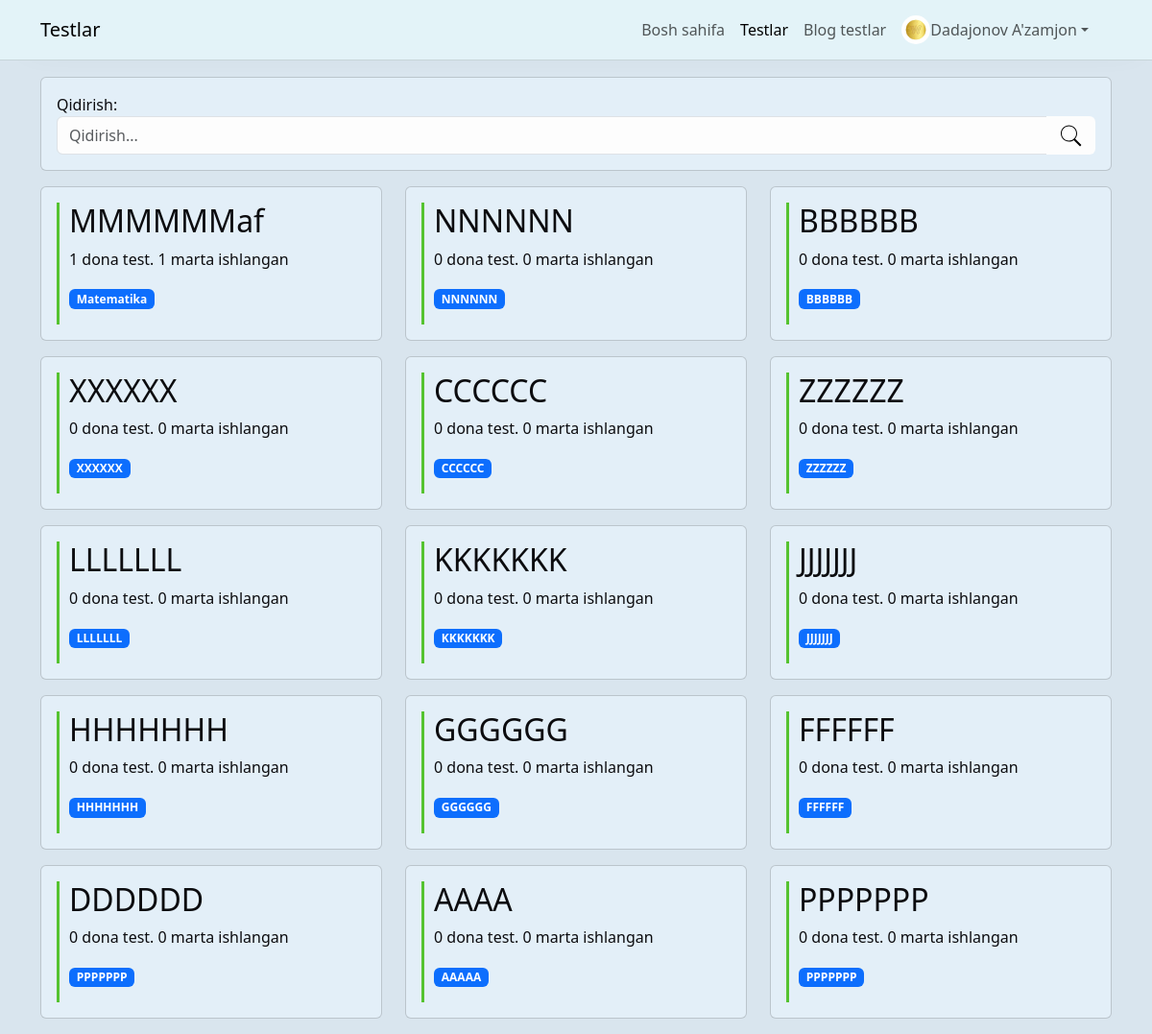
The app's page /tests/ (signed in), older data.
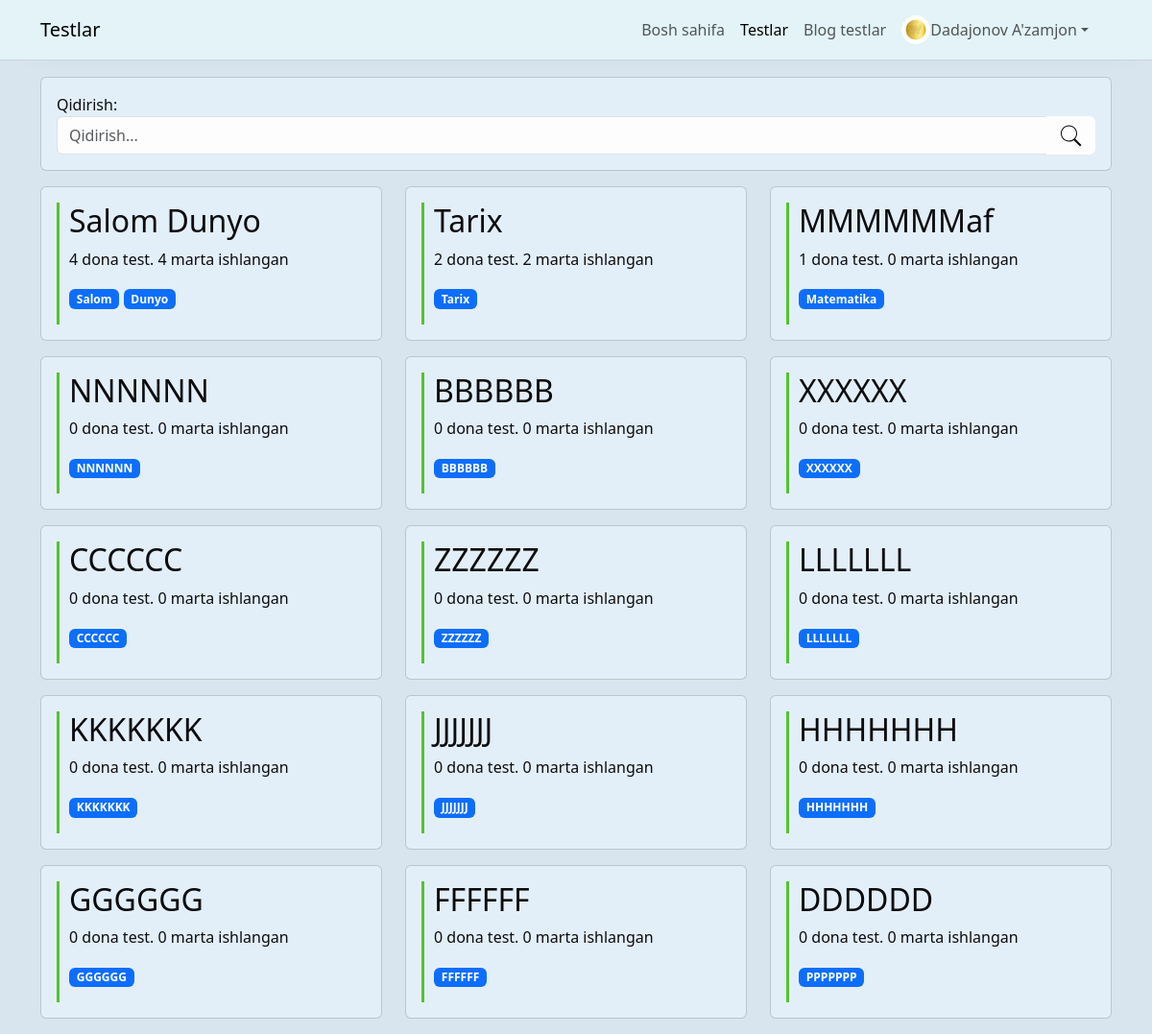
The same page, newer data.
### quizes/models.py (models this page shows, shortened)
class Quiz(models.Model):
    title = models.CharField(max_length=200)
    description = models.TextField()
    created_at = models.DateTimeField(auto_now_add=True)
    countinuis_time = models.TimeField()
    is_public = models.BooleanField(default=False)
    scince = models.TextField(max_length=200)
    docx_file = models.FileField(upload_to='quizes/docx_files', null=True, blank=True)
    def get_scinces(self):
        return self.scince.split()

### quizes/views.py (the view)
# urls.py: path('', views.quiz_list, name='all_quizes'),
def quiz_list(request):
    search = request.GET.get('search', '')
    quizzes = Quiz.objects.filter(Q(title__icontains=search) | Q(description__icontains=search)|Q(scince__icontains=search), is_public=True).order_by('-id')
    paginator = Paginator(quizzes, 15)
    page_number = request.GET.get('page', 1)
    try:
        page_obj = paginator.get_page(page_number)
    except:
        raise Http404("Page does not exist")
    return render(request, 'quizes/all.html', {'page_obj': page_obj,'search': search, 'is_page': request.GET.get('page', None)})

### quizes/models.py (called while the page is built)
    def time_token(self):
        return f"{(self.time//3600):02d}:{(self.time%3600//60):02d}:{(self.time%60):02d}"

### quizes/templatetags/get_results.py (called while the page is built)
@register.filter(name='get_results')
def get_results(test: Quiz, user:User):
    if user.is_anonymous:
        return []
    results = Result.objects.filter(quiz=test, user=user)
    return results

### templates/quizes/all.html (shortened to what this page needs)
{% extends "base.html" %}
{% load static get_results %}
{% block content %}
{% if not is_page %}<div class="mb-3 card">
    <form method="get" class="card-body">
        <label for="search">Qidirish:</label>
        <div class="input-group">
            <input type="text" name="search" value="{{search}}" id="search" class="form-control" placeholder="Qidirish...">
            <button class="btn text-black input-group-text">
            </button>
        </div>
    </form>
</div>
{% endif %}
<div class="row" {% if is_page %}style="margin-top: -80px;"{% endif %}>
    {% include "quizes/quiz_list.html" with quizes=quizes %}
</div>
{% endblock content %}

### templates/quizes/quiz_list.html (shortened to what this page needs)
{% load static get_results %}
{% for quiz in page_obj %}
    <div class="col-md-4 col-ld-3 {% if forloop.last %}{% else %}mb-3{% endif %}" {% if forloop.last %}hx-trigger="revealed" {% if not page_obj.has_next %} hx-swap="outerHTML" {% else %} hx-get="/tests/?page={{ page_obj.number|add:1 }}" {% endif %} hx-swap="afterend"{% endif %}>
        <div class="card" style="cursor: pointer;">
            <a data-bs-toggle="modal" data-bs-target="#exampleModal{{quiz.id}}">
                <div class="card-body">
                    <div style="border-left: 3px solid #55c330; padding-left: 10px;">
                        <h2>{{ quiz.title }}</h2>
                        <p>{{ quiz.questions.count }} dona test. {{quiz.results.count}} marta ishlangan</p>
                        {% for scince in quiz.get_scinces %}
                        <p class="badge bg-primary">{{ scince }}</p>
                        {% endfor %}
                    </div>
                </div>
            </a>
        </div>
    </div>
    {% endfor %}

Row changes from the older to the newer data that the page shows:
no longer on this page (row unchanged): Quiz: title "AAAA", questions.count "0", results.count "0", get_scinces "AAAAA"
no longer on this page (row unchanged): Quiz: title "PPPPPPP", questions.count "0", results.count "0", get_scinces "PPPPPPP"
added Quiz: title "Salom Dunyo", questions.count "4", results.count "4", get_scinces "Salom" "Dunyo"
added Quiz: title "Tarix", questions.count "2", results.count "2", get_scinces "Tarix"
computed for Quiz "MMMMMMaf": results.count "1" → "0"
